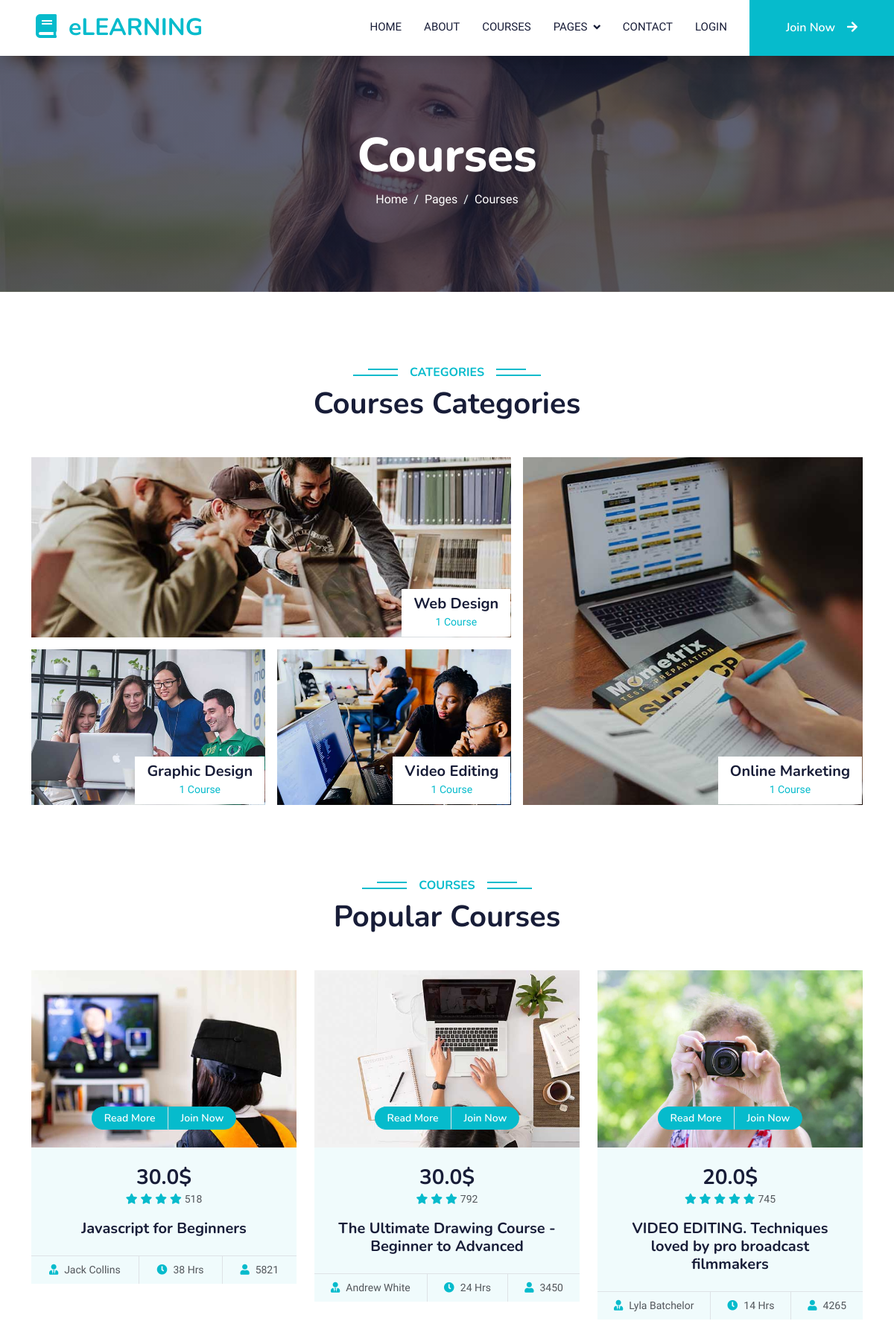
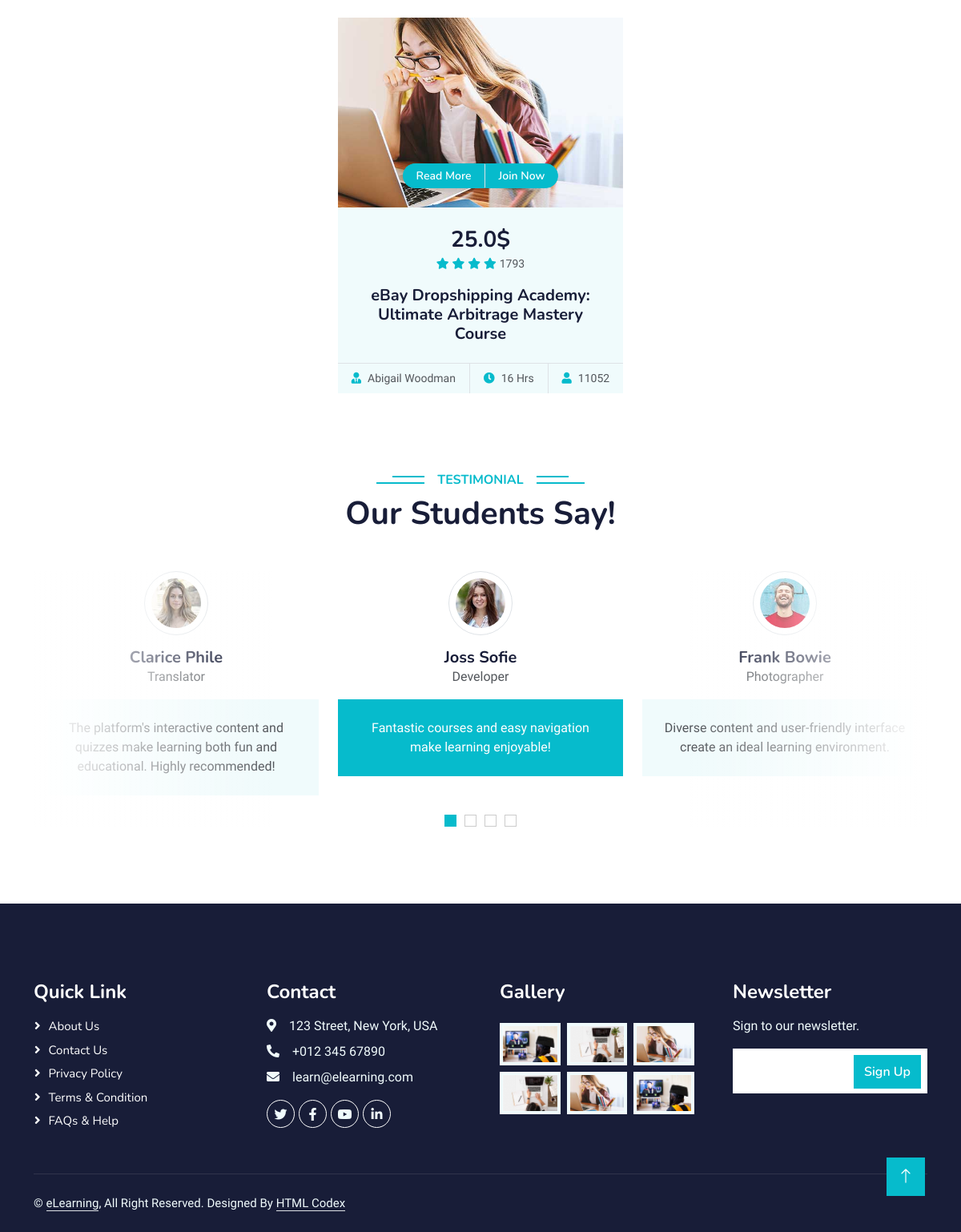
The page /courses.html on the database its author committed (2 pictures, top to bottom).
### app/models.py (models this page shows, shortened)
    class Course(db.Model):
        id = db.Column(db.Integer, primary_key=True)
        name = db.Column(db.String(100), nullable=False)
        category = db.Column(db.String(100), nullable=False)
        description = db.Column(db.Text, nullable=False)
        teacher = db.Column(db.String(100), nullable=False)
        cover_url = db.Column(db.String(250))
        students = db.Column(db.Integer, nullable=False)
        length = db.Column(db.Integer, nullable=False)
        price = db.Column(db.Float, nullable=False)
        comments = db.Column(db.Integer, nullable=False)
        points = db.Column(db.Integer, nullable=False)
        users = db.relationship('User', secondary='user_courses', back_populates='courses')

    class Student(db.Model):
        id = db.Column(db.Integer, primary_key=True)
        name = db.Column(db.String(100), nullable=False)
        profession = db.Column(db.String(100), nullable=False)
        comment = db.Column(db.String(512), nullable=False)
        photo_url = db.Column(db.String(250))

### app/views.py (the view)
@app.route("/courses.html")
def courses():
    students = Student.query.all()
    courses = Course.query.all()
    return render_template("courses.html", courses=courses, students=students)

### app/templates/courses.html (shortened to what this page needs)
{% extends "base.html" %}
{%block content%}
<div class="container-fluid bg-primary py-5 mb-5 page-header">
    <div class="container py-5">
        <div class="row justify-content-center">
            <div class="col-lg-10 text-center">
                <h1 class="display-3 text-white animated slideInDown">Courses</h1>
                <nav aria-label="breadcrumb">
                    <ol class="breadcrumb justify-content-center">
                        <li class="breadcrumb-item"><a class="text-white" href="{{ url_for('index') }}">Home</a></li>
                        <li class="breadcrumb-item text-white active" aria-current="page">Pages</li>
                        <li class="breadcrumb-item text-white active" aria-current="page">Courses</li>
                    </ol>
                </nav>
            </div>
        </div>
    </div>
</div>
<div class="container-xxl py-5 category">
    <div class="container">
        <div class="text-center wow fadeInUp" data-wow-delay="0.1s">
            <h6 class="section-title bg-white text-center text-primary px-3">Categories</h6>
            <h1 class="mb-5">Courses Categories</h1>
        </div>
        <div class="row g-3">
            <div class="col-lg-7 col-md-6">
                <div class="row g-3">
                    <div class="col-lg-12 col-md-12 wow zoomIn" data-wow-delay="0.1s">
                        <a class="position-relative d-block overflow-hidden" href="{{ url_for('course', category='web_design') }}">
                            <img class="img-fluid" src="{{ url_for('static', filename='img/cat-1.jpg') }}" alt="">
                            <div class="bg-white text-center position-absolute bottom-0 end-0 py-2 px-3" style="margin: 1px;">
                                <h5 class="m-0">Web Design</h5>
                                <small class="text-primary">1 Course</small>
                            </div>
                        </a>
                    </div>
                    <div class="col-lg-6 col-md-12 wow zoomIn" data-wow-delay="0.3s">
                        <a class="position-relative d-block overflow-hidden" href="{{ url_for('course', category='graphic_design') }}">
                            <img class="img-fluid" src="{{ url_for('static', filename='img/cat-2.jpg') }}" alt="">
                            <div class="bg-white text-center position-absolute bottom-0 end-0 py-2 px-3" style="margin: 1px;">
                                <h5 class="m-0">Graphic Design</h5>
                                <small class="text-primary">1 Course</small>
                            </div>
                        </a>
                    </div>
                    <div class="col-lg-6 col-md-12 wow zoomIn" data-wow-delay="0.5s">
                        <a class="position-relative d-block overflow-hidden" href="{{ url_for('course', category='video_editing') }}">
                            <img class="img-fluid" src="{{ url_for('static', filename='img/cat-3.jpg') }}" alt="">
                            <div class="bg-white text-center position-absolute bottom-0 end-0 py-2 px-3" style="margin: 1px;">
                                <h5 class="m-0">Video Editing</h5>
                                <small class="text-primary">1 Course</small>
                            </div>
                        </a>
                    </div>
                </div>
            </div>
            <div class="col-lg-5 col-md-6 wow zoomIn" data-wow-delay="0.7s" style="min-height: 350px;">
                <a class="position-relative d-block h-100 overflow-hidden" href="{{ url_for('course', category='online_marketing') }}">
                    <img class="img-fluid position-absolute w-100 h-100" src="{{ url_for('static', filename='img/cat-4.jpg') }}" alt="" style="object-fit: cover;">
                    <div class="bg-white text-center position-absolute bottom-0 end-0 py-2 px-3" style="margin:  1px;">
                        <h5 class="m-0">Online Marketing</h5>
                        <small class="text-primary">1 Course</small>
                    </div>
                </a>
            </div>
        </div>
    </div>
</div>
<div class="container-xxl py-5">
    <div class="container">
        <div class="text-center wow fadeInUp" data-wow-delay="0.1s">
            <h6 class="section-title bg-white text-center text-primary px-3">Courses</h6>
            <h1 class="mb-5">Popular Courses</h1>
        </div>
        <div class="row g-4 justify-content-center">
            {% for course in courses %}
                <div class="col-lg-4 col-md-6 wow fadeInUp" data-wow-delay="0.1s">
                    <div class="course-item bg-light">
                        <div class="position-relative overflow-hidden">
                            <img class="img-fluid" src="{{url_for('static', filename=course.cover_url)}}" alt="">
                            <div class="w-100 d-flex justify-content-center position-absolute bottom-0 start-0 mb-4">
                                <a href="{{ url_for('course_detail', course_id=course.id) }}" class="flex-shrink-0 btn btn-sm btn-primary px-3 border-end" style="border-radius: 30px 0 0 30px;">Read More</a>
                                <a href="{{ url_for('course_detail', course_id=course.id) }}" class="flex-shrink-0 btn btn-sm btn-primary px-3" style="border-radius: 0 30px 30px 0;">Join Now</a>
                            </div>
                        </div>
                        <div class="text-center p-4 pb-0">
                            <h3 class="mb-0">{{course.price}}$</h3>
                            <div class="mb-3">
                                {% for point in range(course.points) %}
                                    <small class="fa fa-star text-primary"></small>
                                {% endfor %}
                                <small>{{course.comments}}</small>
                            </div>
                            <h5 class="mb-4">{{course.name}}</h5>
                        </div>
                        <div class="d-flex border-top">
                            <small class="flex-fill text-center border-end py-2"><i class="fa fa-user-tie text-primary me-2"></i>{{course.teacher}}</small>
                            <small class="flex-fill text-center border-end py-2"><i class="fa fa-clock text-primary me-2"></i>{{course.length}} Hrs</small>
                            <small class="flex-fill text-center py-2"><i class="fa fa-user text-primary me-2"></i>{{course.students}}</small>
                        </div>
                    </div>
                </div>
            {% endfor %}
        </div>
    </div>
</div>
<div class="container-xxl py-5 wow fadeInUp" data-wow-delay="0.1s">
    <div class="container">
        <div class="text-center">
            <h6 class="section-title bg-white text-center text-primary px-3">Testimonial</h6>
            <h1 class="mb-5">Our Students Say!</h1>
        </div>
        <div class="owl-carousel testimonial-carousel position-relative">
            {% for student in students %}
                <div class="testimonial-item text-center">
                    <img class="border rounded-circle p-2 mx-auto mb-3" src="{{url_for('static', filename=student.photo_url)}}" style="width: 80px; height: 80px;">
                    <h5 class="mb-0">{{student.name}}</h5>
                    <p>{{student.profession}}</p>
                    <div class="testimonial-text bg-light text-center p-4">
                    <p class="mb-0">{{student.comment}}</p>
                    </div>
                </div>
            {% endfor %}
        </div>
    </div>
</div>
<a href="#" class="btn btn-lg btn-primary btn-lg-square back-to-top"><i class="bi bi-arrow-up"></i></a>
{%endblock%}

### app/templates/base.html (shortened to what this page needs)
<!DOCTYPE html>
<html lang="en">
<head>
    <link href="https://cdnjs.cloudflare.com/ajax/libs/font-awesome/5.10.0/css/all.min.css" rel="stylesheet">
    <link href="https://cdn.jsdelivr.net/npm/bootstrap-icons@1.4.1/font/bootstrap-icons.css" rel="stylesheet">
    <link href="{{ url_for('static', filename='lib/animate/animate.min.css') }}" rel="stylesheet">
    <link href="{{ url_for('static', filename='lib/owlcarousel/assets/owl.carousel.min.css') }}" rel="stylesheet">
    <link href="{{ url_for('static', filename='css/bootstrap.min.css') }}" rel="stylesheet">
    <link href="{{ url_for('static', filename='css/style.css') }}" rel="stylesheet">
</head>
<body>
    {% include "navbar.html" %}
    {%block content%}
    {%endblock%}
    {% include "footer.html" %}
</body>
</html>

### app/templates/navbar.html (shortened to what this page needs)
<nav class="navbar navbar-expand-lg bg-white navbar-light shadow sticky-top p-0">
    <a href="index.html" class="navbar-brand d-flex align-items-center px-4 px-lg-5">
        <h2 class="m-0 text-primary"><i class="fa fa-book me-3"></i>eLEARNING</h2>
    </a>
    <div class="collapse navbar-collapse" id="navbarCollapse">
        <div class="navbar-nav ms-auto p-4 p-lg-0">
            <a href="{{ url_for('index') }}" class="nav-item nav-link">Home</a>
            <a href="{{ url_for('about') }}" class="nav-item nav-link">About</a>
            <a href="{{ url_for('courses') }}" class="nav-item nav-link">Courses</a>
            <div class="nav-item dropdown">
                <a href="#" class="nav-link dropdown-toggle" data-bs-toggle="dropdown">Pages</a>
            </div>
            <a  href="{{ url_for('contact') }}" class="nav-item nav-link">Contact</a>
            {% if current_user.is_authenticated %}
                <li class="nav-item">
                    <a class="nav-link" href="{{ url_for('my_courses') }}">My Courses</a>
                </li>
                <li class="nav-item">
                    <a class="nav-link" href="{{ url_for('auth.logout') }}">Logout</a>
                </li>
                {% if current_user.is_admin %}
                    <li class="nav-item">
                        <a class="nav-link" href="{{ url_for('admin.index') }}">Admin Panel</a>
                    </li>
                {% endif %}
            {% else %}
                <li class="nav-item">
                    <a class="nav-link" href="{{ url_for('auth.login') }}">Login</a>
                </li>
                <li class="nav-item">
                    <a href="{{ url_for('auth.register') }}" class="btn btn-primary py-4 px-lg-5 d-none d-lg-block">Join Now<i class="fa fa-arrow-right ms-3"></i></a>
                </li>
            {% endif %}
        </div>
    </div>
</nav>

### app/templates/footer.html
<div class="container-fluid bg-dark text-light footer pt-5 mt-5 wow fadeIn" data-wow-delay="0.1s">
    <div class="container py-5">
        <div class="row g-5">
            <div class="col-lg-3 col-md-6">
                <h4 class="text-white mb-3">Quick Link</h4>
                <a class="btn btn-link" href="{{ url_for('about') }}">About Us</a>
                <a class="btn btn-link" href="{{ url_for('contact') }}">Contact Us</a>
                <a class="btn btn-link" href="{{ url_for('privacy') }}">Privacy Policy</a>
                <a class="btn btn-link" href="{{ url_for('terms') }}">Terms & Condition</a>
                <a class="btn btn-link" href="{{ url_for('faqs') }}">FAQs & Help</a>
            </div>
            <div class="col-lg-3 col-md-6">
                <h4 class="text-white mb-3">Contact</h4>
                <p class="mb-2"><i class="fa fa-map-marker-alt me-3"></i>123 Street, New York, USA</p>
                <p class="mb-2"><i class="fa fa-phone-alt me-3"></i>+012 345 67890</p>
                <p class="mb-2"><i class="fa fa-envelope me-3"></i>learn@elearning.com</p>
                <div class="d-flex pt-2">
                    <a class="btn btn-outline-light btn-social" href="https:twitter.com"><i class="fab fa-twitter"></i></a>
                    <a class="btn btn-outline-light btn-social" href="https:facebook.com"><i class="fab fa-facebook-f"></i></a>
                    <a class="btn btn-outline-light btn-social" href="https:youtube.com"><i class="fab fa-youtube"></i></a>
                    <a class="btn btn-outline-light btn-social" href="https:linkedin.com"><i class="fab fa-linkedin-in"></i></a>
                </div>
            </div>
            <div class="col-lg-3 col-md-6">
                <h4 class="text-white mb-3">Gallery</h4>
                <div class="row g-2 pt-2">
                    <div class="col-4">
                        <img class="img-fluid bg-light p-1" src="{{ url_for('static', filename='img/course-1.jpg') }}" alt="">
                    </div>
                    <div class="col-4">
                        <img class="img-fluid bg-light p-1" src="{{ url_for('static', filename='img/course-2.jpg') }}" alt="">
                    </div>
                    <div class="col-4">
                        <img class="img-fluid bg-light p-1" src="{{ url_for('static', filename='img/course-3.jpg') }}" alt="">
                    </div>
                    <div class="col-4">
                        <img class="img-fluid bg-light p-1" src="{{ url_for('static', filename='img/course-2.jpg') }}" alt="">
                    </div>
                    <div class="col-4">
                        <img class="img-fluid bg-light p-1" src="{{ url_for('static', filename='img/course-3.jpg') }}" alt="">
                    </div>
                    <div class="col-4">
                        <img class="img-fluid bg-light p-1" src="{{ url_for('static', filename='img/course-1.jpg') }}" alt="">
                    </div>
                </div>
            </div>
            <div class="col-lg-3 col-md-6">
                <h4 class="text-white mb-3">Newsletter</h4>
                <p>Sign to our newsletter.</p>
                <div class="position-relative mx-auto" style="max-width: 400px;">
                    <form action="{{ url_for('add_email_to_newsletter') }}" method="post" class="newsletter-inner">
                        <input name="email" class="form-control border-0 w-100 py-3 ps-4 pe-5" onfocus="this.placeholder = ''"
                            onblur="this.placeholder = 'Your email address'" required="" type="email">
                        <button class="btn btn-primary py-2 position-absolute top-0 end-0 mt-2 me-2" type="submit">Sign Up</button>
                    </form>
                </div>
            </div>
        </div>
    </div>
    <div class="container">
        <div class="copyright">
            <div class="row">
                <div class="col-md-6 text-center text-md-start mb-3 mb-md-0">
                    &copy; <a class="border-bottom" href="#">eLearning</a>, All Right Reserved.
                    Designed By <a class="border-bottom">HTML Codex</a>
                </div>
            </div>
        </div>
    </div>
</div>

### rows shown on the page
Course: cover_url (picture), price "30.0", points 4 (drawn), comments "518", name "Javascript for Beginners", teacher "Jack Collins", length "38", students "5821"
Course: cover_url (picture), price "30.0", points 3 (drawn), comments "792", name "The Ultimate Drawing Course - Beginner to Advanced", teacher "Andrew White", length "24", students "3450"
Course: cover_url (picture), price "20.0", points 5 (drawn), comments "745", name "VIDEO EDITING. Techniques loved by pro broadcast filmmakers", teacher "Lyla Batchelor", length "14", students "4265"
Course: cover_url (picture), price "25.0", points 4 (drawn), comments "1793", name "eBay Dropshipping Academy: Ultimate Arbitrage Mastery Course", teacher "Abigail Woodman", length "16", students "11052"
Student: photo_url (picture), name "Joss Sofie", profession "Developer", comment "Fantastic courses and easy navigation make learning enjoyable!"
Student: photo_url (picture), name "Frank Bowie", profession "Photographer", comment "Diverse content and user-friendly interface create an ideal learning environment."
Student: photo_url (picture), name "Clarice Phile", profession "Translator", comment "The platform's interactive content and quizzes make learning both fun and educational. Highly recommended!"
